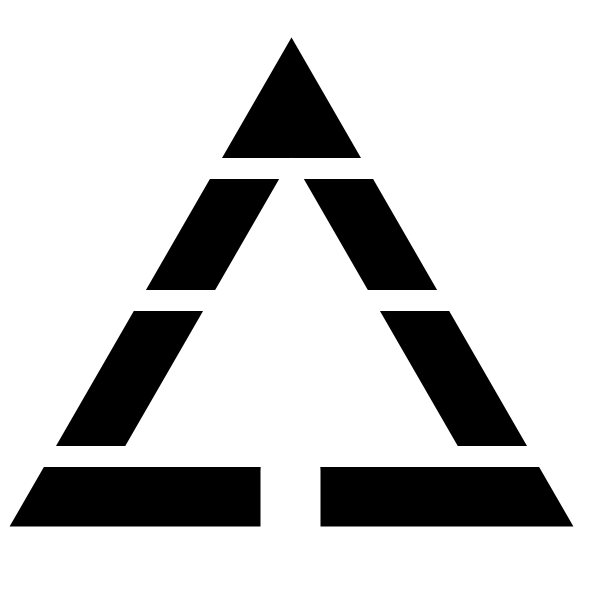
Frame 1 (no input)
Frame 60 (the mouse pressed at the canvas centre just before this capture): identical to frame 1, image omitted
Frame 120 (the mouse held since frame 60 and released just before this capture): identical to frame 1, image omitted

The Processing sketch that drew this single still picture (run headless with seeded random() and noise(); from frame 60 on, the mouse is pressed at the canvas centre):

// Processing sketch: processing_127979
// ── processing_127979.pde

/* This program draws a logo for the company Atrium
 using triangle(); and other associated codes.
 Created by Olaf Keller for the Kunstwurfelspiel Academy course:
 "Creating Geometric and Generative Art with Code: 
 An Introduction to Processing Software"
 */


void setup() {
  //set size
  size(600, 600);
  //set anti-aliasing on
  smooth();
}

void draw() {
  //set background to white
  background(255);

  //set stroke size
  strokeWeight(60);
  //set the color
  stroke(0);
  //the big triangle
  triangle(61, 496, 291, 97, 521, 496);

  //set stroke size for three horizontal lines
  strokeWeight(21);
  //set stroke color to white
  stroke(255);
  //draw three horizontal white lines
  line(207, 168, 390, 168);
  line(135, 300, 468, 300);
  line(43, 456, 557, 456);

  //set stroke size for one vertical line
  strokeWeight(60);
  //draw one vertical white line
  line(290, 470, 290, 530);
}
